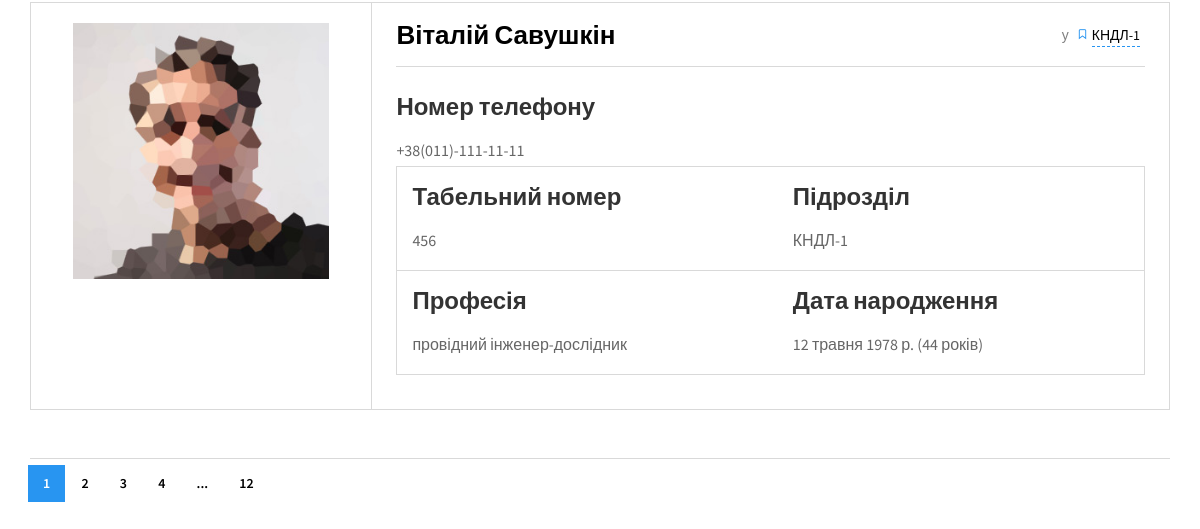
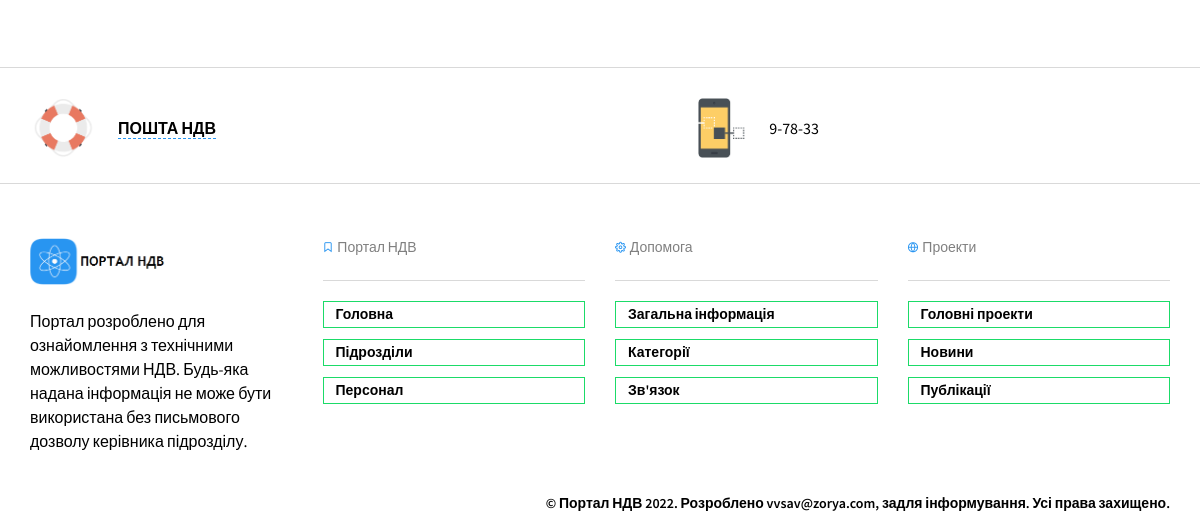
Page /staff/ (lower part) on the earlier database version (2 pictures, top to bottom).
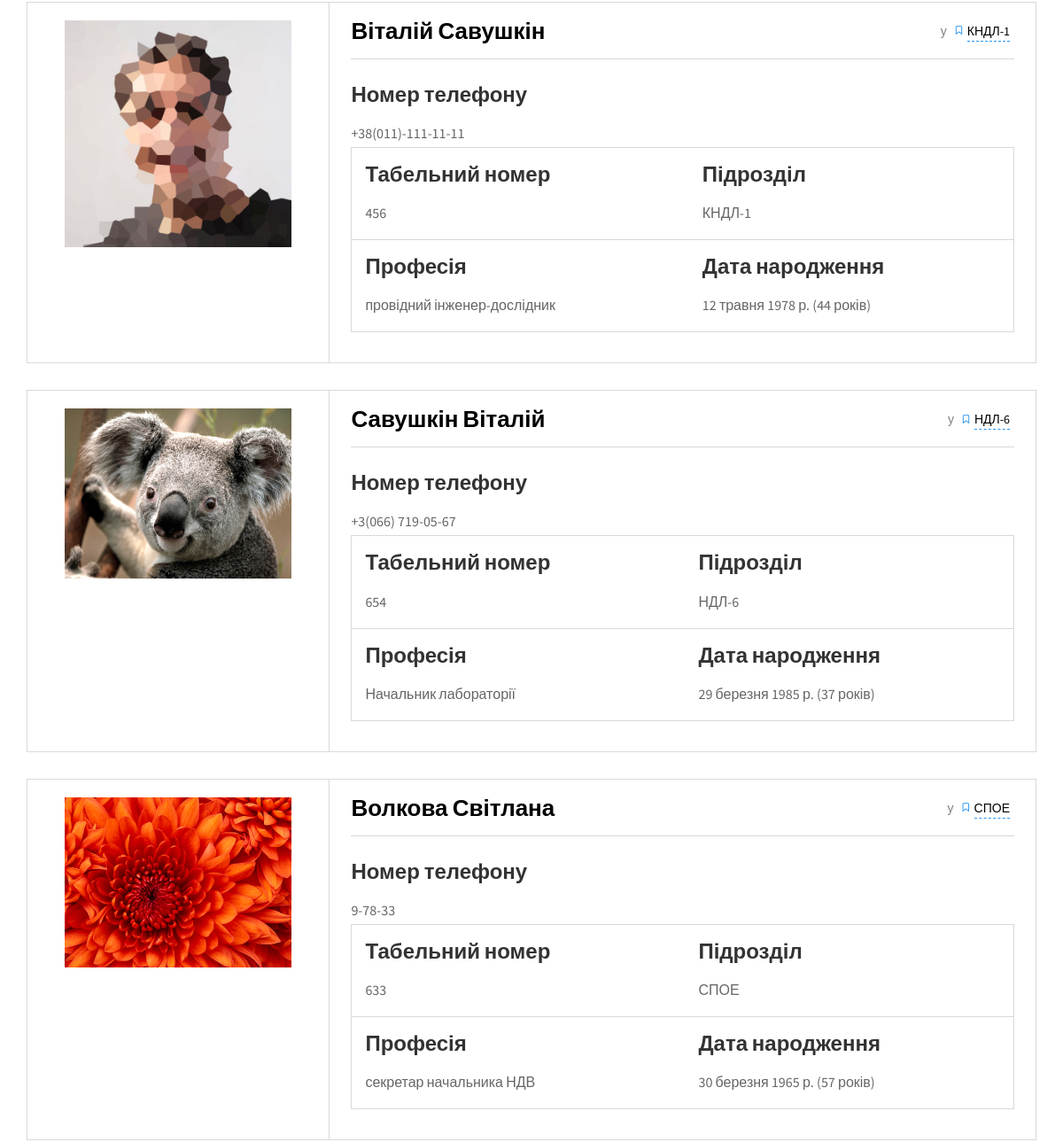
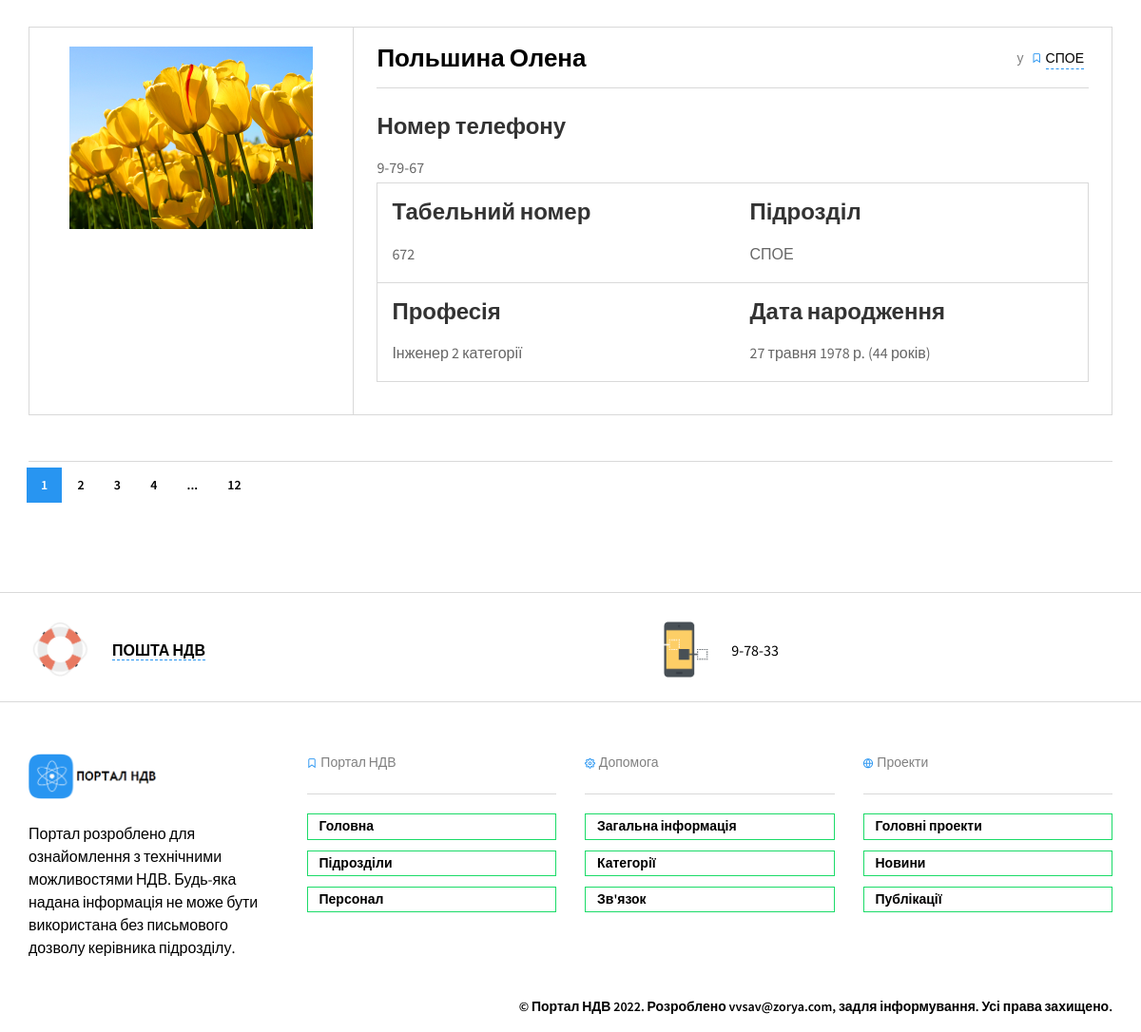
Same page on the later database version (2 pictures, top to bottom).
### nio_app/models.py (models this page shows, shortened)
class Staff(models.Model):
    fio = models.CharField(max_length=100, help_text='не більше ніж 100 символів',
                           verbose_name='ПІБ')
    slug = models.SlugField(max_length=100, unique=True, verbose_name='URL', db_index=True)
    div = models.ForeignKey(Divisions, on_delete=models.SET_NULL, verbose_name='Підрозділ', null=True)
    tabel = models.CharField(max_length=5, help_text='не більше ніж 5 символів', verbose_name='Табельный номер',
                             unique=True)
    prof = models.CharField(max_length=100, help_text='не більше ніж 100 символів',
                            verbose_name='Посада')
    oklad = models.IntegerField(verbose_name='Оклад')
    birthday = models.DateField(verbose_name="Дата народження", blank=True)
    phone = models.CharField(max_length=18, help_text='формат +38(ХХХ)-ХХХ-ХХ-ХХ',
                             verbose_name='Номер телефону')
    adress = models.CharField(max_length=100, help_text='формат пр/вул/провулок ХХХХХ д.ХХ кв.ХХ',
                              verbose_name='Домашня адреса')
    photo = models.ImageField(upload_to="workers_foto/", verbose_name="Фото")
    objects = models.Manager()
    class Meta:
        verbose_name = 'Персонал'
        verbose_name_plural = 'Персонал'

class Divisions(models.Model):
    name = models.CharField(max_length=200, help_text='не більше ніж 200 символів',
                            verbose_name='Назва підрозділу')
    abr = models.CharField(max_length=10, help_text='не більше ніж 10 символів',
                           verbose_name='Абрівіатура підрозділу')
    slug = models.SlugField(max_length=200, unique=True, verbose_name='URL', db_index=True)
    description = models.TextField(max_length=5000, help_text='Введіть короткий опис підрозділу',
                                   verbose_name='Опис підрозділу')
    num_staff = models.IntegerField(verbose_name='Кількість персоналу', null=True, blank=True, default=0)
    num_projects = models.IntegerField(verbose_name='Кількість проектів', null=True)
    num_docs = models.IntegerField(verbose_name='Загальна кількість документації', null=True)
    locs = models.ManyToManyField('Location', verbose_name='Розміщення')
    coops = models.ManyToManyField('Cooperation', verbose_name='Підрозділи взаємодії')
    theses = models.ManyToManyField('Theses', verbose_name='Тези')
    boss = models.CharField(max_length=200, help_text='не більше ніж 200 символів',
                            verbose_name='ПІБ керівника', null=True, blank=True)
    photo_boss = models.ImageField(upload_to="boss_foto/", verbose_name="Фото")
    photo_1 = models.ImageField(upload_to="theses/", verbose_name="Фото підрозділу", null=True)
    photo_2 = models.ImageField(upload_to="theses/", verbose_name="Фото підрозділу", blank=True, null=True)
    photo_3 = models.ImageField(upload_to="theses/", verbose_name="Фото підрозділу", blank=True, null=True)
    photo_4 = models.ImageField(upload_to="theses/", verbose_name="Фото підрозділу", blank=True, null=True)
    photo_5 = models.ImageField(upload_to="theses/", verbose_name="Фото підрозділу", blank=True, null=True)
    objects = models.Manager()
    __original_name = None
    def __init__(self, *args, **kwargs):
        super().__init__(*args, **kwargs)
        self.__original_name = self.name
    class Meta:
        verbose_name = 'Підрозділи'
        verbose_name_plural = 'Підрозділи'
        ordering = ['name']
    def __str__(self):
        return self.abr

### nio_app/views.py (the view, shortened to what this page needs)
# urls.py: path('staff/', StaffList.as_view(), name='staff'),
class StaffList(ListView):
    model = Staff
    template_name = 'nio_app/staff.html'
    def get_context_data(self, *, object_list=None, **kwargs):
        context = super().get_context_data(object_list=None, **kwargs)
        context.update(CONTEXT)
        context['staff_all'] = Staff.objects.all().count()
        return context

### nio_app/templates/nio_app/staff.html (shortened to what this page needs)
{% extends 'nio_app/base_portal.html' %}
{% load static %}
{% block content %}
<section class="container">
  {% for s in staff %}
  <div class="shop-tile">
    <a href="#" class="thumbnail">
      <img src="{{s.photo.url}}" alt="Photo">
    </a>
    <div class="description">
      <div class="shop-meta">
        <div class="column">
          <span class="price">{{s.fio}}</span>
        </div>
        <div class="column">
          <span class="hidden-xs">у</span>
          <span id="div">
            <i class="icon-ribbon hidden-xs"></i>
            <a href="{% url 'nio_app:division' s.div.slug %}">{{s.div.abr}}</a>
          </span>
        </div>
      </div>
      <table>
        <tr>
          <td>
            <h6 class="shop-title">Табельний номер</h6>
            <p style="margin:0 0 4px">{{s.tabel}}</p>
          </td>
          <td>
            <h6 class="shop-title">Підрозділ</h6>
            <p style="margin:0 0 4px">{{s.div.abr}}</p>
          </td>
        </tr>
         <tr>
          <td>
            <h6 class="shop-title">Професія</h6>
           <p style="margin:0 0 4px">{{s.prof}}</p>
          </td>
          <td>
            <h6 class="shop-title">Дата народження</h6>
            <p style="margin:0 0 4px">{{s.birthday}} <span class="text-gray">({{s.birthday|timesince|slice:":2"}} років)</span></p>
          </td>
        </tr>
        <tr>
        <h4 class="shop-title">Номер телефону</h4>
        <p style="margin:0 0 4px">{{s.phone}}</p>
        </tr>
      </table>
    </div>
  </div>
  {% endfor %}
  <div class="pagination space-top-2x">
    <div class="nav-links">
      <span class="current">1</span>
      <a href="#">2</a>
      <a href="#">3</a>
      <a href="#">4</a>
      <span>...</span>
      <a href="#">12</a>
    </div>
  </div>
</section>
{% endblock content %}

### nio_app/templates/nio_app/base_portal.html (shortened to what this page needs)
<!DOCTYPE html>
<html>
<head>
  {% load static %}
  <link href="{% static 'nio_app/masterslider/style/masterslider.css' %}" rel="stylesheet" media="screen">
  <link href="{% static 'nio_app/css/styles.min.css' %}" rel="stylesheet" media="screen">
</head>
<body class="is-preloader preloading">
  <div class="page-wrapper">
      {% block content %}
      {%  endblock content %}
{% include 'nio_app/include/footer.html' %}
</body>
</html>

### nio_app/templates/nio_app/include/header.html (shortened to what this page needs)
{% load static %}

### nio_app/templates/nio_app/include/footer.html (shortened to what this page needs)
{% load static %}
    <footer class="footer">
      <div class="top-footer">
        <div class="container">
          <div class="tools">
            <div class="cell">
              <i><img src="{% static 'nio_app/img/footer/icons/help.png' %}" alt="Email"></i>
              <span><a href=mailto:savolk@zorya.com?subject=Повідомлення%20з%20порталу&amp;body=Доброго%20дня">ПОШТА НДВ</a></span>
            </div>
            <div class="cell">
              <i><img src="{% static 'nio_app/img/footer/icons/phone.png' %}" alt="Phone"></i>
              <span><a href="#"></a>9-78-33</span>
            </div>
          </div>
        </div>
      </div>
      <div class="bottom-footer">
        <div class="container">
          <div class="row">
            <div class="col-md-3 col-sm-6">
              <section class="widget widget_text">
                <a href="{% url 'nio_app:index_portal' %}" class="site-logo">
                  <img src="{% static 'nio_app/img/logo.png' %}" alt="Портал">
                </a>
                <p>Портал розроблено для ознайомлення з технічними можливостями НДВ. Будь-яка надана інформація не може бути використана без письмового дозволу керівника підрозділу.</p>
              </section>
            </div>
            <div class="col-md-3 col-sm-6">
              <section class="widget widget_pages">
                <h3 class="widget-title">
                  <i class="icon-ribbon"></i>
                  Портал НДВ
                </h3>
                <ul>
                  <li><a href="{% url 'nio_app:index_portal' %}">Головна</a></li>
                  <li><a href="{% url 'nio_app:index_portal' %}#divs">Підрозділи</a></li>
                  <li><a href="{% url 'nio_app:staff' %}">Персонал</a></li>
                </ul>
              </section>
            </div>
            <div class="col-md-3 col-sm-6">
              <section class="widget widget_pages">
                <h3 class="widget-title">
                  <i class="icon-cog"></i>
                  Допомога
                </h3>
                <ul>
                  <li><a href="#">Загальна інформація</a></li>
                  <li><a href="#">Категорії</a></li>
                  <li><a href="{% url 'nio_app:contacts' %}">Зв'язок</a></li>
                </ul>
              </section>
            </div>
            <div class="col-md-3 col-sm-6">
              <section class="widget widget_pages">
                <h3 class="widget-title">
                  <i class="icon-globe"></i>
                  Проекти
                </h3>
                <ul>
                  <li><a href="#">Головні проекти</a></li>
                  <li><a href="#">Новини</a></li>
                  <li><a href="#">Публікації</a></li>
                </ul>
              </section>
            </div>
          </div>
          <div class="copyright">
            <div class="column">
              <p>&copy; Портал НДВ 2022. Розроблено <a href="mailto:vvsav@zorya.com?subject=Повідомлення%20з%20порталу&amp;body=Доброго%20Віталій!" class="text-sm space-top">vvsav@zorya.com</a>, задля інформування. Усі права захищено.
            </div>
          </div>
        </div>
      </div>
    </footer>
  </div>

### nio_app/templates/nio_app/include/js.html (shortened to what this page needs)
{% load static %}

Differences in the rows shown:
added Staff: photo (picture), fio "Савушкін Віталій", div.abr "НДЛ-6", tabel "654", prof "Начальник лабораторії", birthday "29 березня 1985 р.", birthday "37", phone "+3(066) 719-05-67"
added Staff: photo (picture), fio "Волкова Світлана", div.abr "СПОЕ", tabel "633", prof "секретар начальника НДВ", birthday "30 березня 1965 р.", birthday "57", phone "9-78-33"
added Staff: photo (picture), fio "Польшина Олена", div.abr "СПОЕ", tabel "672", prof "Інженер 2 категорії", birthday "27 травня 1978 р.", birthday "44", phone "9-79-67"
